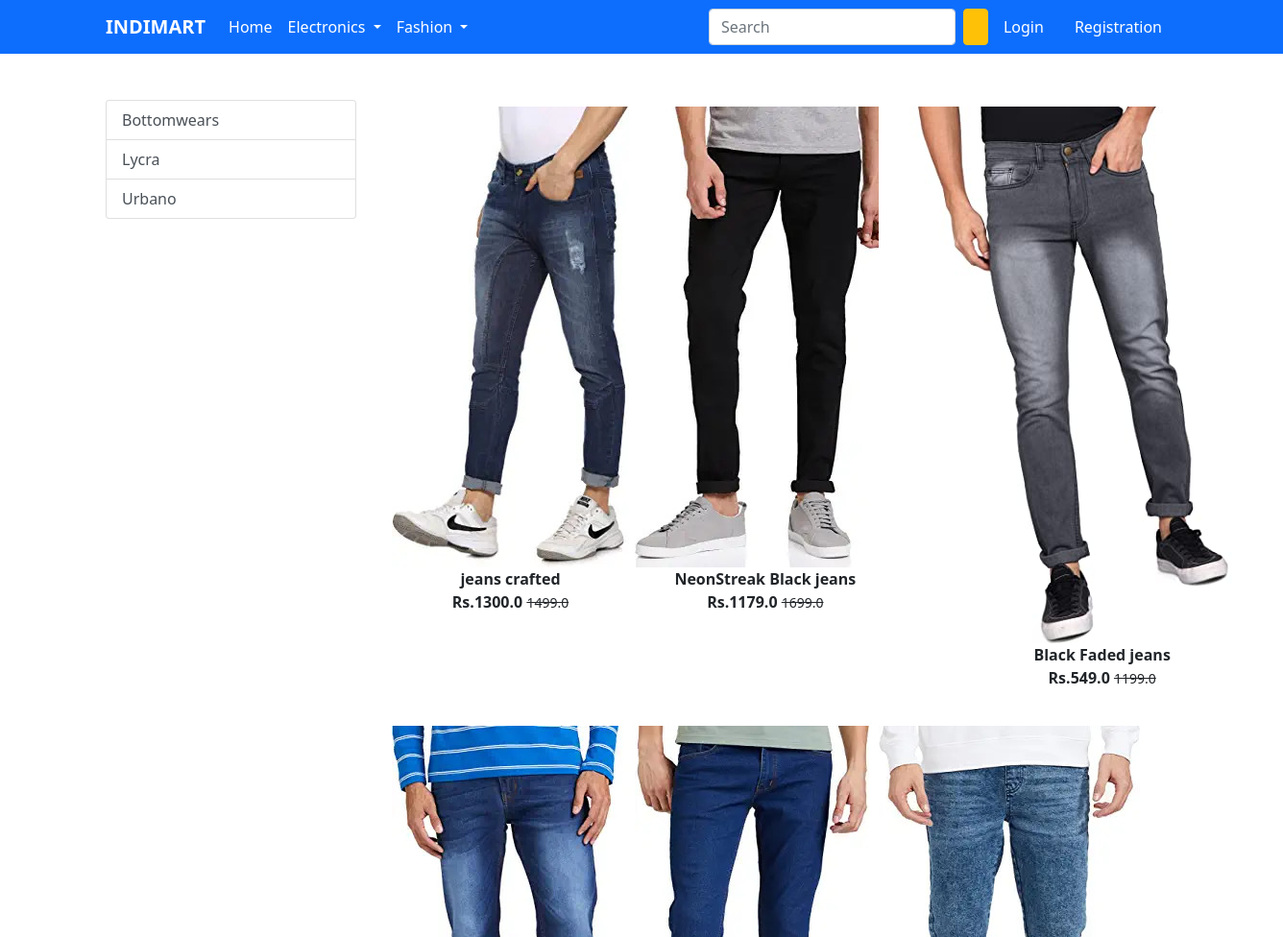
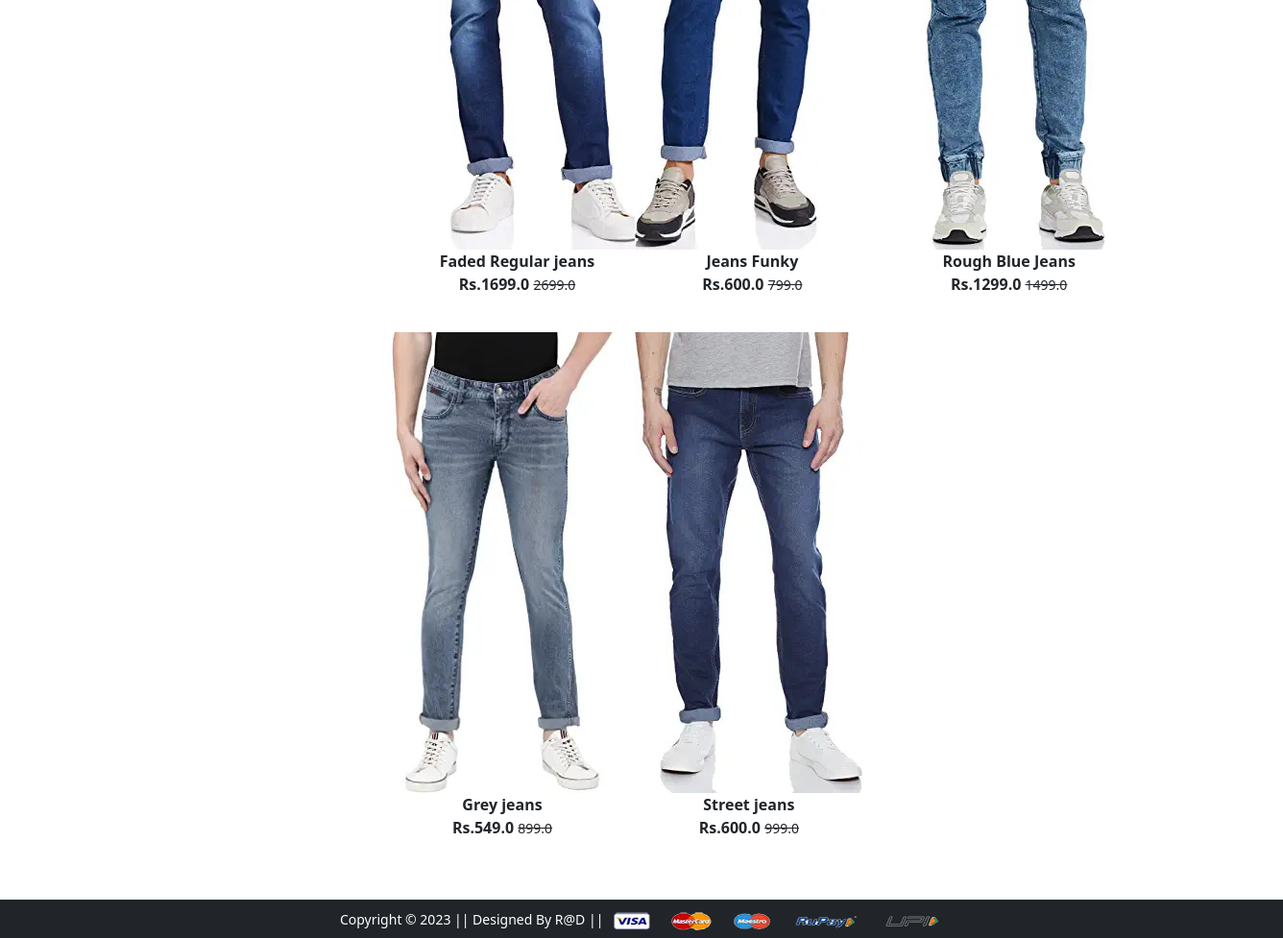
/bottomWear/, run on the app's committed database (2 pictures, top to bottom).
### app/models.py (models this page shows)
class Product(models.Model):
    title = models.CharField(max_length=100)
    selling_price = models.FloatField()
    discounted_price = models.FloatField()
    description = models.TextField()
    brand = models.CharField(max_length=100)
    category = models.CharField(choices=CATEGORY_CHOICES, max_length=2)
    product_image = models.ImageField(upload_to='productimg')

### app/views.py (the view)
# urls.py: path('bottomWear/', views.bottomWear, name='bottomWear'),
def bottomWear(request,data1=None):
 totalitem=0
 if data1 == None:
    bottomwears= Product.objects.filter(category='BW')
 elif data1 == 'Lycra' or data1 == 'Urbano' :
  bottomwears = Product.objects.filter(category='BW').filter(brand=data1)
 if request.user.is_authenticated:
   totalitem=len(Cart.objects.filter(user=request.user))
 return render(request, 'app/bottomWear.html',{'bottomwears':bottomwears,'totalitem':totalitem})

### app/templates/app/bottomWear.html (shortened to what this page needs)
{% extends 'app/base.html' %}
{% load static %}
{% block main-content %}
<div class="container my-5">
  <div class="row">
    <div class="col-sm-3">
      <div class="list-group">
        <a
          href="{%url 'bottomWear' %}"
          class="list-group-item list-group-item-action"
          aria-current="true"
          >Bottomwears</a
        >
        <a
          href="{%url 'lowers' 'Lycra' %}"
          class="list-group-item list-group-item-action"
          aria-current="true"
          >Lycra</a
        >
        <a
          href="{%url 'lowers' 'Urbano' %}"
          class="list-group-item list-group-item-action"
          aria-current="true"
          >Urbano </a
        >
      </div>
    </div>
    <div class="col-sm-8">
      <div class="row">
        {% for product in bottomwears %}
        <div class="col-sm-4 text-center mb-4">
          <a href="{% url 'product-detail' product.id %}" class="btn">
            <div class="item">
              <img
                src="{{product.product_image.url}}"
                alt="height=300px"
                class=""
              />
              <div class="fw-bold">{{product.title}}</div>
              <div class="fw-bold">
                Rs.{{product.discounted_price}}
                <small class="fw-light text-decoration-line-through"
                  >{{product.selling_price}}</small
                >
              </div>
            </div>
          </a>
        </div>
        {% endfor %}
      </div>
    </div>
  </div>
</div>
{% endblock main-content %}

### data on the page
Product: product_image (picture), title "jeans crafted", discounted_price "1300.0", selling_price "1499.0"
Product: product_image (picture), title "NeonStreak Black jeans", discounted_price "1179.0", selling_price "1699.0"
Product: product_image (picture), title "Black Faded jeans", discounted_price "549.0", selling_price "1199.0"
Product: product_image (picture), title "Faded Regular jeans", discounted_price "1699.0", selling_price "2699.0"
Product: product_image (picture), title "Jeans Funky", discounted_price "600.0", selling_price "799.0"
Product: product_image (picture), title "Rough Blue Jeans", discounted_price "1299.0", selling_price "1499.0"
Product: product_image (picture), title "Grey jeans", discounted_price "549.0", selling_price "899.0"
Product: product_image (picture), title "Street jeans", discounted_price "600.0", selling_price "999.0"
